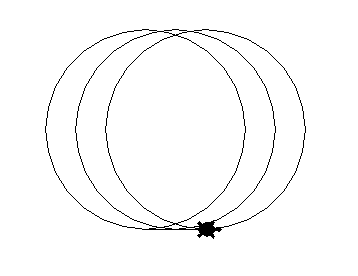

Here is the Python script that generated this plot:
import turtle
t = turtle.Turtle()
t.shape("turtle")

radius = 100
t.circle(radius)
t.fd(30)
t.circle(radius)
t.fd(30)
t.circle(radius)
